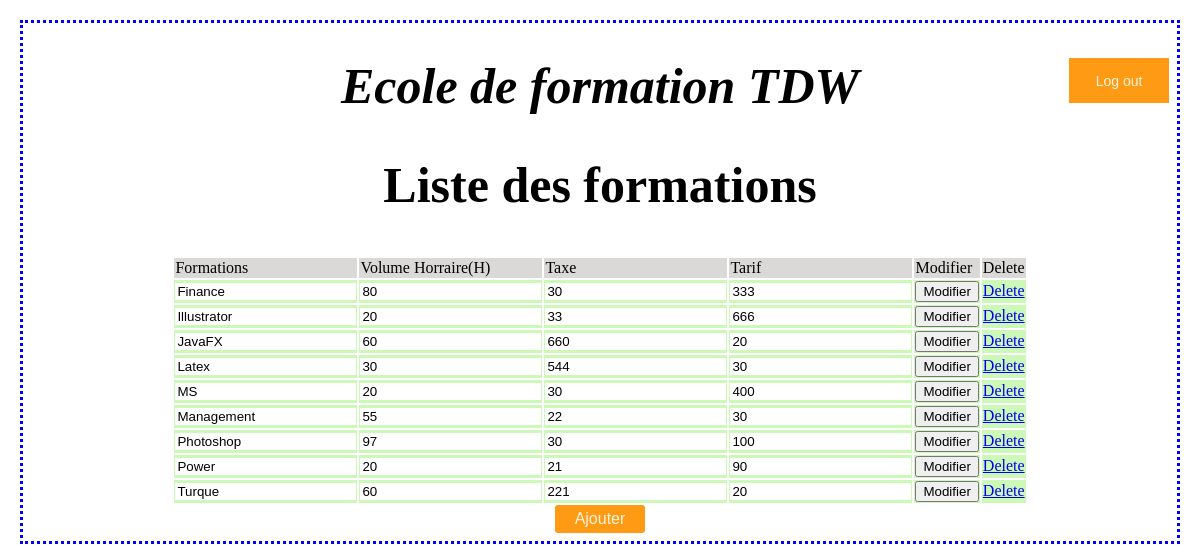
Page /Admin.php (signed in) on the committed database.
### tables this page shows
CREATE TABLE `formation` (
  `Id_formation` int(11) NOT NULL,
  `Id_type_formation` int(11) NOT NULL,
  `Nom_formation` varchar(30) NOT NULL,
  `volume` int(11) NOT NULL,
  `tarif` int(11) NOT NULL,
  `taxe` int(11) NOT NULL
);

### Admin.php (the view, shortened to what this page needs)
<?php
require "connexion.php";
if(!isset($_SESSION["id"])) {
    header("Location:Login-form.php");
    }
    else{
?>
<!DOCTYPE html>
<html lang="en">
<head>
    <link rel="stylesheet" href="CSS/style.css">
</head>
<body>
<h1 class="title1" > <i>Ecole de formation TDW</i> </h1>
<form action="Logout.php"><button id="logout">Log out</button></form>
<h2 class="title1">Liste des formations </h2>
<table id='table'>
    <tbody>
        <tr  class='ligne1'>
            <td class='colonne1'>Formations</td>
            <td class='colonne1'>Volume Horraire(H)</td>
            <td class='colonne1'>Taxe</td>
            <td class='colonne1'>Tarif</td>
            <td class='colonne1'>Modifier</td>
            <td class='colonne1'>Delete</td>
        </tr>
<?php
  $query5="SELECT * FROM formation ORDER BY Nom_formation";
  $result5=mysqli_query($db,$query5);
  if($result5)
  {
    while ( $row = $result5->fetch_assoc())
    {
    echo "
        <tr>
        <form action='Modifier.php'  method='POST'>
            <td  class='ligne1'><input class='modifier' name='nom' value=".$row['Nom_formation']."></td>
            <td  class='ligne1'><input class='modifier' name='volume' value=".$row['volume']."></td>
            <td  class='ligne1'><input class='modifier' name='tarif' value=".$row['tarif']."></td>
            <td  class='ligne1'><input class='modifier' name='taxe' value=".$row['taxe']."></td>
            <td  class='ligne1'><input type='submit' value='Modifier'><input type='hidden' name='id_formation' value=".$row['Id_formation']."></td>
            <td  class='ligne1'><a href=\"Delete.php?id_formation=".$row['Id_formation']."\">Delete</a></td>
            </form>
        </tr>
    ";
    }
  }
?>
    </tbody>
</table>
<button  class="ajouter" >Ajouter</button>
</body>
</html>
<?php } ?>

### CSS/style.css (style rules this page uses)
html { border-style: dotted; border-color: blue; margin:20px; }
.title1 { text-align: center; font-family: fantasy; font-size: 50px; font-weight: bold; }
table { align-items: center; margin: 0 auto; font-size: 16px; }
.colonne1 { background-color:#dbd8d8; }
.ligne1 { background-color:#ccf8b8 !important; }
td { border-collapse: none; }
tr:nth-child(2n+1) { background-color: #13caeb; }
tr:nth-child(2n) { background-color: green; }
#logout { float:right; width: 100px; height: 45px; background-color: #ff9a15; color: beige; font-size: 14px; margin-top: -90px; border: none; }
.ajouter { display: flex; justify-content: center; margin: 0 auto; padding: 5px 20px; background-color: #ff9a15; color: beige; font-size: 16px; outline: none; border: none; border-radius: 3px; }
.modifier { border: none; outline: none; }

### rows in the picture
formation: nom "Finance", volume "80", tarif "30", taxe "333"
formation: nom "Illustrator", volume "20", tarif "33", taxe "666"
formation: nom "JavaFX", volume "60", tarif "660", taxe "20"
formation: nom "Latex", volume "30", tarif "544", taxe "30"
formation: volume "20", tarif "30", taxe "400"
formation: nom "Management", volume "55", tarif "22", taxe "30"
formation: nom "Photoshop", volume "97", tarif "30", taxe "100"
formation: nom "Power", volume "20", tarif "21", taxe "90"
formation: nom "Turque", volume "60", tarif "221", taxe "20"
